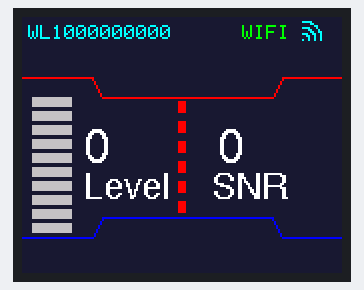
A sketch run on a simulated ESP32. On the bench: 160×128 colour display. WiFi joins after 1.5 s; servers stay silent unless stated; no radio packets arrive unless stated; what the sketch prints to the serial monitor is not drawn.

Above: at 2.1 s.

The sketch:

WL_blynk.ino
```cpp
#define BLYNK_TEMPLATE_ID "TMPL6wMpQ-cJg"
#define BLYNK_TEMPLATE_NAME "Water Level Device"
#define BLYNK_AUTH_TOKEN "-1ew1nIGHZDimZpv95E3nOCy9TaQgAuu"
#include <SPI.h>
#include <LoRa.h>
#include <WiFi.h>
#include <WiFi.h>
#include <BlynkSimpleEsp32.h>

char ssid[] = "STELLAR";
char pass[] = "stellarBD";

unsigned long lastWiFiCheck = 0;
const unsigned long wifiCheckInterval = 10000;  // Check every 10 seconds

#include <Adafruit_GFX.h>
#include <Adafruit_ST7735.h>
#include <Fonts/FreeSerifBold18pt7b.h>
#include <Fonts/FreeSerifBold12pt7b.h>
#include <Fonts/FreeSerifBold9pt7b.h>
#include <Fonts/FreeSans9pt7b.h>
#include <Fonts/FreeSans12pt7b.h>
#include <Fonts/FreeSans18pt7b.h>

// TFT Display Pins
#define TFT_CS 15
#define TFT_DC 18
#define TFT_SCLK 14
#define TFT_MOSI 13
#define TFT_RST 88

// Colors
#define TFT_BLACK 0x0000
#define TFT_BLUE 0x001F
#define TFT_RED 0xF800
#define TFT_GREEN 0x07E0
#define TFT_WHITE 0xFFFF
#define TFT_CYAN 0x07FF
#define TFT_NAVY 0x18C6
#define TFT_ASH 0xC618

// Tank bar properties
//#define TANK1_X 5
//#define TANK2_X 130
//#define TANK_Y 50
#define BAR_WIDTH 20
#define BAR_HEIGHT 10
#define SEGMENTS 10

// LoRa Pins
#define SS 2
#define RST 25

// LoRa Transmiter and Receiver Address
const byte receiverAddress = 0x15;
const byte senderAddress = 0x16;

String deviceID = "WL1000000000";
int level = 0;
int snr = 0;
int count = 0;
int state = 0;
Adafruit_ST7735 tft = Adafruit_ST7735(TFT_CS, TFT_DC, TFT_RST);

void setup() {
    Serial.begin(9600);
  // put your setup code here, to run once:

  // Connect to WiFi and Blynk

  WiFi.begin(ssid, pass);
  Blynk.begin(BLYNK_AUTH_TOKEN, ssid, pass);

  // Wait for WiFi connection
  while (WiFi.status() != WL_CONNECTED) {
    delay(500);
    Serial.print(".");
  }
  Serial.println();
  Serial.print("WiFi Connected. IP Address: ");
  Serial.println(WiFi.localIP());

  SPI.begin();
  tft.initR(INITR_BLACKTAB);
  tft.fillScreen(TFT_NAVY);
  tft.setRotation(3);

  displayDeviceID(deviceID);
  drawWiFiSignal(4);  // Adjust signal strength (0 to 4) to test
  drawPattern();
  drawLevelBar(level);
  drawDivider();
  showLevel(level);
  showSNR(snr);

  LoRa.setPins(SS, RST);
  if (!LoRa.begin(433E6)) {
    Serial.println("LoRa error!");
    while (1)
      ;
  }
  LoRa.setSpreadingFactor(8);
  LoRa.setSignalBandwidth(62.5E3);
  LoRa.setCodingRate4(8);
  Serial.println("LoRa Receiver Ready...");
}

void loop() {
  // put your main code here, to run repeatedly:
  Blynk.run();
    // Check WiFi connection periodically
  if (millis() - lastWiFiCheck >= wifiCheckInterval) {
    lastWiFiCheck = millis();
    checkWiFiConnection();
  }
  parseLoRaData();
}
void displayDeviceID(String deviceID) {
  tft.fillScreen(TFT_NAVY);    // Clear screen
  tft.setTextColor(TFT_CYAN);  // Set text color to Cyan
  tft.setTextSize(1);          // Text size
  tft.setCursor(3, 4);         // Move cursor for ID
  tft.println(deviceID);       // Print Device ID
}

// Function to draw a semi-circle (arc) using pixels
void drawArc(int x, int y, int r, uint16_t color) {
  for (int angle = 1; angle <= 90; angle++) {  // Draw arc from 0° to 90°
    float rad = angle * 3.14159 / 180;         // Convert angle to radians
    int xPos = x + r * cos(rad);               // Calculate x position
    int yPos = y - r * sin(rad);               // Calculate y position (invert y-axis)

    //        tft.setTextSize(2);
    tft.setFont(&FreeSerifBold18pt7b);
    tft.drawPixel(xPos, yPos, color);  // Draw the pixel
  }
}


// Function to draw WiFi signal arcs
void drawWiFiSignal(int signalStrength) {
  tft.setTextColor(TFT_GREEN);  // Set text color to Cyan
  tft.setTextSize(1);           // Text size
  tft.setCursor(110, 4);        // Move cursor for ID
  tft.println("WIFI");

  // WiFi signal arcs
  int x = 140, y = 12;  // Base position
  drawArc(x, y, 1, (signalStrength > 0) ? TFT_CYAN : TFT_ASH);
  drawArc(x, y, 4, (signalStrength > 1) ? TFT_CYAN : TFT_ASH);
  drawArc(x, y, 7, (signalStrength > 2) ? TFT_CYAN : TFT_ASH);
  drawArc(x, y, 10, (signalStrength > 3) ? TFT_CYAN : TFT_ASH);
}

void drawPattern() {
  // First part of the pattern: -----\_____/-----
  tft.drawLine(0, 30, 35, 30, TFT_RED);   // Line 1: -----
  tft.drawLine(35, 30, 40, 40, TFT_RED);  // Line 2: \

  tft.drawLine(40, 40, 125, 40, TFT_RED);
  tft.drawLine(125, 40, 130, 30, TFT_RED);
  tft.drawLine(130, 30, 160, 30, TFT_RED);

  //  // Second part of the pattern: ______/-----\_____
  tft.drawLine(0, 110, 35, 110, TFT_BLUE);     // Line 6: ______
  tft.drawLine(35, 110, 40, 100, TFT_BLUE);    // Line 7: /
  tft.drawLine(40, 100, 125, 100, TFT_BLUE);   // Line 8: -----
  tft.drawLine(125, 100, 130, 110, TFT_BLUE);  // Line 9: \

  tft.drawLine(130, 110, 160, 110, TFT_BLUE);  // Line 10: ______
}
void drawLevelBar(int level) {
  int segments = 10;      // Number of segments
  int segmentWidth = 20;  // Width of each segment
  int segmentHeight = 5;  // Height of each segment

  int blueSegments = map(level, 0, 100, 0, segments);  // Calculate how many segments should be blue

  // Draw each segment from bottom to top
  for (int i = 0; i < segments; i++) {
    int x = 5;                                              // X position of the segment
    int y = 40 + (segments - 1 - i) * (segmentHeight + 2);  // Reverse order for bottom-to-top filling

    // If the segment index is less than the number of blue segments, fill it with blue
    if (i < blueSegments) {
      tft.fillRect(x, y, segmentWidth, segmentHeight, TFT_BLUE);
    } else {
      tft.fillRect(x, y, segmentWidth, segmentHeight, TFT_ASH);
    }
  }
}

void drawDivider() {

  tft.fillRect(78, 42, 4, 6, TFT_RED);
  tft.fillRect(78, 52, 4, 6, TFT_RED);
  tft.fillRect(78, 62, 4, 6, TFT_RED);
  tft.fillRect(78, 72, 4, 6, TFT_RED);
  tft.fillRect(78, 82, 4, 6, TFT_RED);
  tft.fillRect(78, 92, 4, 6, TFT_RED);
}
void showLevel(int level) {
  tft.fillRect(30, 55, 45, 40, TFT_NAVY);
  tft.setTextColor(TFT_WHITE);
  tft.setFont(&FreeSans12pt7b);
  tft.setCursor(31, 72);  // Set position (X, Y)
  tft.setTextSize(1);
  tft.print(level);  // Print the integer
  tft.setFont(&FreeSans9pt7b);
  tft.setCursor(31, 90);  // Set position (X, Y)
  tft.print("Level");     // Print the integer
}

void showSNR(int snr) {
  tft.fillRect(95, 55, 45, 40, TFT_NAVY);
  tft.setTextColor(TFT_WHITE);
  tft.setFont(&FreeSans12pt7b);
  tft.setCursor(98, 72);  // Set position (X, Y)
  tft.setTextSize(1);
  tft.print(snr);  // Print the integer
  tft.setFont(&FreeSans9pt7b);
  tft.setCursor(95, 90);  // Set position (X, Y)
  tft.print("SNR");       // Print the integer
}
void parseLoRaData() {
  int packetSize = LoRa.parsePacket();
  if (packetSize) {
    byte destAddress = LoRa.read();
    byte senderAddress = LoRa.read();
    if (destAddress == receiverAddress) {
      String data = "";
      while (LoRa.available()) {
        data += (char)LoRa.read();
      }
      int separatorIndex = data.indexOf(',');
      int snr = LoRa.packetSnr() + 18;  // Get RSSI value
      Serial.print("SNR ");
      Serial.println(snr);
      if (separatorIndex != -1) {
        int level = data.substring(0, separatorIndex).toInt();
        int count = data.substring(separatorIndex + 1).toInt();
        Serial.print(" Received Data: Level= ");
        Serial.print(level);
        showLevel(level);
        drawLevelBar(level);
        showSNR(snr);
        Blynk.virtualWrite(V0, level);        // Gauge
        Blynk.virtualWrite(V1, snr);  // Label
        Blynk.virtualWrite(V2, state);        // Label or Switch
      }
    }
  }
}
void checkWiFiConnection() {
  if (WiFi.status() != WL_CONNECTED) {
    Serial.println("WiFi disconnected. Trying to reconnect...");
    WiFi.begin(ssid, pass);
    unsigned long startAttemptTime = millis();

    // Wait up to 5 seconds
    while (WiFi.status() != WL_CONNECTED && millis() - startAttemptTime < 5000) {
      delay(500);
      Serial.print(".");
    }

    if (WiFi.status() == WL_CONNECTED) {
      Serial.println("\nReconnected to WiFi.");
      Serial.print("IP Address: ");
      Serial.println(WiFi.localIP());

      Blynk.begin(BLYNK_AUTH_TOKEN, ssid, pass); // Re-init Blynk
    } else {
      Serial.println("\nFailed to reconnect to WiFi.");
    }
  }
}
```
